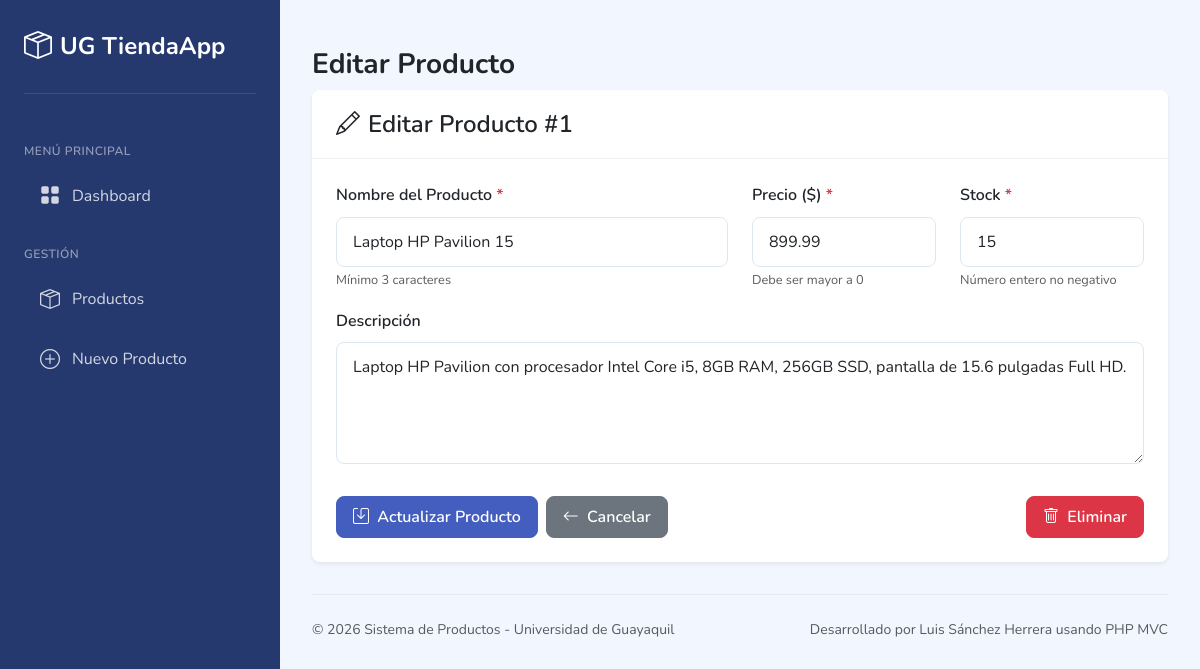
The page /index.php?controller=producto&action=edit&id=1 on the database its author committed.
### tables this page shows
CREATE TABLE productos (
    id INT(11) NOT NULL AUTO_INCREMENT,
    nombre VARCHAR(255) NOT NULL,
    descripcion TEXT,
    precio DECIMAL(10, 2) NOT NULL,
    stock INT(11) NOT NULL DEFAULT 0,
    created_at TIMESTAMP DEFAULT CURRENT_TIMESTAMP,
    PRIMARY KEY (id)
);

### public/index.php (called while the page is built, shortened)
<?php
$accion = isset($_GET['action']) ? $_GET['action'] : 'index';
$accion = preg_replace('/[^a-zA-Z0-9]/', '', $accion);
$instanciaControlador = new $nombreControlador();
$instanciaControlador->$accion();

### config/database.php (called while the page is built, shortened)
<?php
class Database {
    private $host = "localhost";
    private $nombreBaseDatos = "ug_u4s14_tienda";
    private $usuario = "root";
    private $contrasena = "";
    public function obtenerConexion() {
        $this->conexion = null;
        try {
            $this->conexion = new PDO(
                "mysql:host=" . $this->host . ";dbname=" . $this->nombreBaseDatos . ";charset=utf8mb4",
                $this->usuario,
                $this->contrasena
            );
            $this->conexion->setAttribute(PDO::ATTR_ERRMODE, PDO::ERRMODE_EXCEPTION);
            $this->conexion->setAttribute(PDO::ATTR_DEFAULT_FETCH_MODE, PDO::FETCH_ASSOC);
        } catch (PDOException $excepcion) {
            echo "Error de conexión: " . $excepcion->getMessage();
        }
        return $this->conexion;
    }
}

### models/Producto.php (called while the page is built, shortened)
<?php
class Producto {
    private $conexion;
    private $tabla = "productos";
    public $id;
    public function __construct($baseDatos) {
        $this->conexion = $baseDatos;
    }
    public function obtenerPorId() {
        $consulta = "SELECT id, nombre, descripcion, precio, stock, created_at
                     FROM " . $this->tabla . "
                     WHERE id = :id
                     LIMIT 1";
        $sentencia = $this->conexion->prepare($consulta);
        $sentencia->bindParam(":id", $this->id, PDO::PARAM_INT);
        $sentencia->execute();
        $fila = $sentencia->fetch();
        if ($fila) {
            $this->nombre = $fila['nombre'];
            $this->descripcion = $fila['descripcion'];
            $this->precio = $fila['precio'];
            $this->stock = $fila['stock'];
            return true;
        }
        return false;
    }
}

### views/productos/edit.php (the view, shortened to what this page needs)
<?php
require_once __DIR__ . '/../layout/header.php';
?>
<div class="card">
    <div class="card-header">
        <h4 class="card-title">
            <i class="bi bi-pencil me-2"></i>Editar Producto #<?php echo htmlspecialchars($producto['id']); ?>
        </h4>
    </div>
    <div class="card-body">
        <form action="index.php?controller=producto&action=update" method="POST" class="form" id="formularioProducto">
            <div class="row">
                <div class="col-md-6 col-12">
                    <div class="form-group mb-3">
                        <label for="nombre" class="form-label">Nombre del Producto <span class="text-danger">*</span></label>
                        <input type="text"
                               id="nombre"
                               name="nombre"
                               class="form-control <?php echo isset($errores['nombre']) ? 'is-invalid' : ''; ?>"
                               placeholder="Ingrese el nombre del producto"
                               value="<?php echo htmlspecialchars($producto['nombre']); ?>"
                               required>
                        <small class="text-muted">Mínimo 3 caracteres</small>
                    </div>
                </div>
                <div class="col-md-3 col-12">
                    <div class="form-group mb-3">
                        <label for="precio" class="form-label">Precio ($) <span class="text-danger">*</span></label>
                        <input type="number"
                               id="precio"
                               name="precio"
                               class="form-control <?php echo isset($errores['precio']) ? 'is-invalid' : ''; ?>"
                               placeholder="0.00"
                               step="0.01"
                               min="0.01"
                               value="<?php echo htmlspecialchars($producto['precio']); ?>"
                               required>
                        <small class="text-muted">Debe ser mayor a 0</small>
                    </div>
                </div>
                <div class="col-md-3 col-12">
                    <div class="form-group mb-3">
                        <label for="stock" class="form-label">Stock <span class="text-danger">*</span></label>
                        <input type="number"
                               id="stock"
                               name="stock"
                               class="form-control <?php echo isset($errores['stock']) ? 'is-invalid' : ''; ?>"
                               placeholder="0"
                               min="0"
                               value="<?php echo htmlspecialchars($producto['stock']); ?>"
                               required>
                        <small class="text-muted">Número entero no negativo</small>
                    </div>
                </div>
                <div class="col-12">
                    <div class="form-group mb-3">
                        <label for="descripcion" class="form-label">Descripción</label>
                        <textarea id="descripcion"
                                  name="descripcion"
                                  class="form-control"
                                  rows="4"
                                  placeholder="Ingrese una descripción del producto (opcional)"><?php echo htmlspecialchars($producto['descripcion']); ?></textarea>
                    </div>
                </div>
            </div>
            <div class="row mt-3">
                <div class="col-12 d-flex gap-2">
                    <button type="submit" class="btn btn-primary">
                        <i class="bi bi-save me-1"></i> Actualizar Producto
                    </button>
                    <a href="index.php?controller=producto&action=index" class="btn btn-secondary">
                        <i class="bi bi-arrow-left me-1"></i> Cancelar
                    </a>
                    <a href="index.php?controller=producto&action=delete&id=<?php echo htmlspecialchars($producto['id']); ?>"
                       class="btn btn-danger ms-auto">
                        <i class="bi bi-trash me-1"></i> Eliminar
                    </a>
                </div>
            </div>
        </form>
    </div>
</div>
<?php require_once __DIR__ . '/../layout/footer.php'; ?>

### public/css/estilos.css (style rules this page uses)
:root { --color-primario: #435ebe; --color-primario-hover: #3950a2; --color-secundario: #6c757d; --color-exito: #198754; --color-peligro: #dc3545; --color-advertencia: #ffc107; --color-info: #0dcaf0; --color-claro: #f8f9fa; --color-oscuro: #212529; --color-sidebar: #25396f; --color-sidebar-hover: #1e2f5a; --color-fondo: #f2f7ff; --sombra-card: 0 0.125rem 0.25rem rgba(0, 0, 0, 0.075); --sombra-elevada: 0 0.5rem 1rem rgba(0, 0, 0, 0.15); --radio-borde: 0.5rem; --transicion: all 0.3s ease; }
* { margin: 0; padding: 0; box-sizing: border-box; }
body { font-family: 'Nunito', sans-serif; background-color: var(--color-fondo); color: var(--color-oscuro); line-height: 1.6; }
a { text-decoration: none; color: var(--color-primario); transition: var(--transicion); }
.card { background-color: #fff; border: none; border-radius: var(--radio-borde); box-shadow: var(--sombra-card); margin-bottom: 1.5rem; }
.card-header { background-color: #fff; border-bottom: 1px solid rgba(0, 0, 0, 0.05); padding: 1.25rem 1.5rem; border-radius: var(--radio-borde) var(--radio-borde) 0 0 !important; }
.card-title { color: var(--color-oscuro); font-weight: 600; margin-bottom: 0; }
.card-body { padding: 1.5rem; }
.btn { font-weight: 600; padding: 0.5rem 1rem; border-radius: var(--radio-borde); transition: var(--transicion); }
.btn-primary { background-color: var(--color-primario); border-color: var(--color-primario); }
.btn-secondary { background-color: var(--color-secundario); border-color: var(--color-secundario); }
.btn-danger { background-color: var(--color-peligro); border-color: var(--color-peligro); }
.form-label { font-weight: 600; color: var(--color-oscuro); margin-bottom: 0.5rem; }
.form-control { border: 1px solid #dce7f1; border-radius: var(--radio-borde); padding: 0.75rem 1rem; font-size: 1rem; transition: var(--transicion); }
textarea.form-control { min-height: 120px; }
.form-group small { font-size: 0.8rem; }
.gap-2 { gap: 0.5rem !important; }
.card { animation: aparecerArriba 0.3s ease-out; }
.btn { position: relative; overflow: hidden; }
.btn::after { content: ''; position: absolute; top: 50%; left: 50%; width: 0; height: 0; background-color: rgba(255, 255, 255, 0.2); border-radius: 50%; transform: translate(-50%, -50%); transition: width 0.3s, height 0.3s; }

### rows shown on the page
productos: id "1", nombre "Laptop HP Pavilion 15", precio "899.99", stock "15", descripcion "Laptop HP Pavilion con procesador Intel Core i5, 8GB RAM, 256GB SSD, pantalla de 15.6 pulgadas Full HD."

### other values the page prints
$tituloPagina "Editar Producto"
